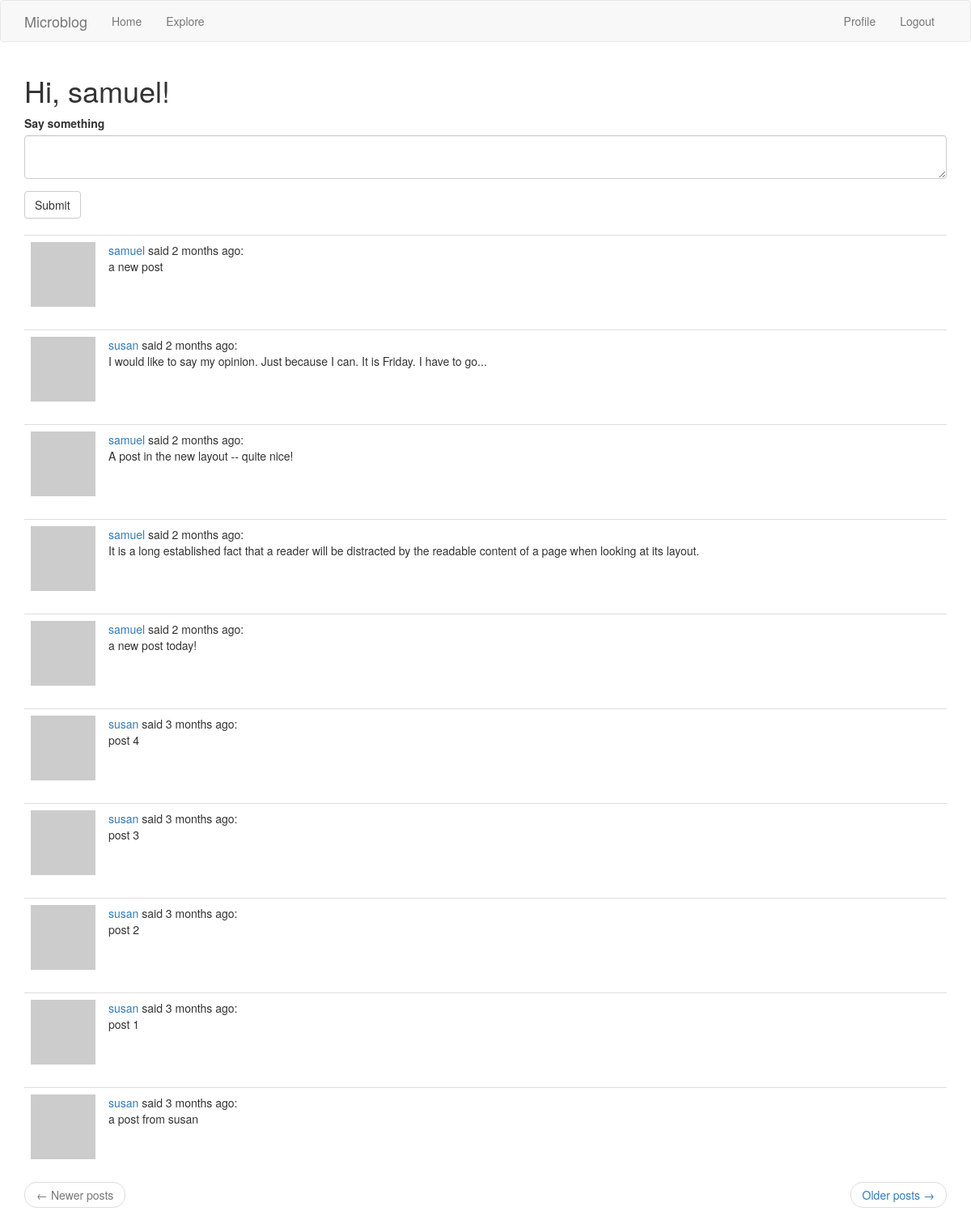
The page /index (signed in) on the database as committed earlier.
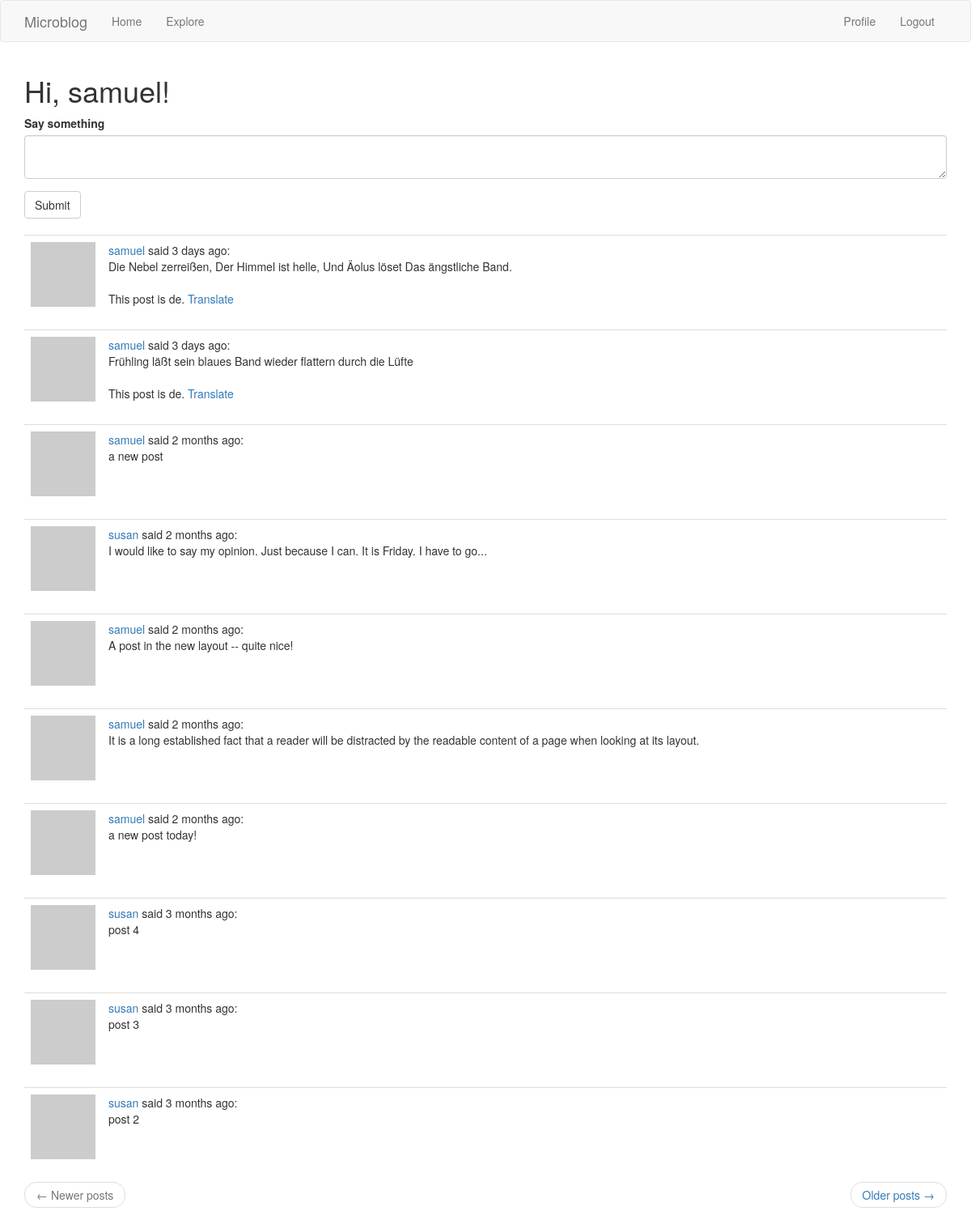
The same page on the database as committed later.
### app/models.py (models this page shows, shortened)
class Post(db.Model):
    id = db.Column(db.Integer, primary_key=True)
    body = db.Column(db.String(140))
    timestamp = db.Column(db.DateTime, index=True, default=datetime.utcnow)
    user_id = db.Column(db.Integer, db.ForeignKey('user.id'))
    language = db.Column(db.String(5))

class User(UserMixin, db.Model):
    id = db.Column(db.Integer, primary_key=True)
    username = db.Column(db.String(64), index=True, unique=True)
    email = db.Column(db.String(120), index=True, unique=True)
    password_hash = db.Column(db.String(128))
    posts = db.relationship('Post', backref='author', lazy='dynamic')
    about_me = db.Column(db.String(140))
    last_seen = db.Column(db.DateTime, default=datetime.utcnow)
    followed = db.relationship(
        'User', secondary=followers,
        primaryjoin=(followers.c.follower_id == id),
        secondaryjoin=(followers.c.followed_id == id),
        backref=db.backref('followers', lazy='dynamic'), lazy='dynamic')
    def avatar(self, size):
        digest = md5(self.email.lower().encode('utf-8')).hexdigest()
        return 'https://www.gravatar.com/avatar/{}?d=identicon&s={}'.format(digest, size)
    def followed_posts(self):
        followed = Post.query.join(
            followers, (followers.c.followed_id == Post.user_id)).filter(
                followers.c.follower_id == self.id)
        own = Post.query.filter_by(user_id=self.id)
        return followed.union(own).order_by(Post.timestamp.desc())

### app/routes.py (the view, shortened to what this page needs)
@app.route('/', methods=['GET', 'POST'])
@app.route('/index', methods=['GET', 'POST'])
@login_required
def index():
    form = PostForm()
    page = request.args.get('page', 1, type=int)
    posts=current_user.followed_posts().paginate(page, app.config['POSTS_PER_PAGE'], False)
    next_url = url_for('index', page=posts.next_num) if posts.has_next else None
    prev_url = url_for('index', page=posts.prev_num) if posts.has_prev else None
    return render_template('index.html', title='Home', form=form, posts=posts.items, next_url=next_url, prev_url=prev_url)

### app/forms.py
class PostForm(FlaskForm):
    post = TextAreaField('Say something', validators=[
        DataRequired(), Length(min=1, max=140)])
    submit = SubmitField('Submit')

### app/models.py (called while the page is built)
@login.user_loader
def load_user(id):
    return User.query.get(int(id))

### app/routes.py (called while the page is built)
@app.before_request
def before_request():
    if current_user.is_authenticated:
        current_user.last_seen = datetime.utcnow()
        db.session.commit()

### app/templates/index.html
{% extends "base.html" %}
{% import 'bootstrap/wtf.html' as wtf %}
{% block app_content %}
  <h1>Hi, {{ current_user.username }}!</h1>
  {% if form %}
  {{ wtf.quick_form(form) }}
  <br>
  {% endif %}
  {% for post in posts %}
    {% include '_post.html' %}
  {% endfor %}
  {% include '_pager.html' %}
{% endblock %}

### app/templates/_post.html
<table class="table table-hover">
  <tr>
    <td width="70ox">
      <a href="{{ url_for('user', username=post.author.username) }}">
        <img src="{{ post.author.avatar(70) }}" alt="">
      </a>
    </td>
    <td>
      <a href="{{ url_for('user', username=post.author.username) }}">
        {{ post.author.username }}
      </a>
      said {{ moment(post.timestamp).fromNow() }}: <br>
      {{ post.body }}
      {% if post.language and post.language != g.locale %}
      <br><br>
      This post is {{ post.language }}. <a href="#">Translate</a>
      {% endif %}
    </td>
  </tr>
</table>

Rows that differ between the two databases and show on the page:
no longer on this page (row unchanged): Post: author.username "susan", timestamp "3 months ago", body "post 1"
no longer on this page (row unchanged): Post: author.username "susan", timestamp "3 months ago", body "a post from susan"
added Post: author.username "samuel", timestamp "3 days ago", body "Die Nebel zerreißen, Der Himmel ist helle, Und Äolus löset Das ängstliche Band.", language "de"
added Post: author.username "samuel", timestamp "3 days ago", body "Frühling läßt sein blaues Band wieder flattern durch die Lüfte", language "de"
